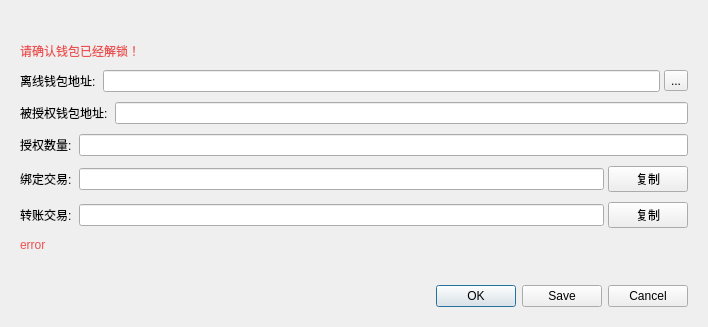
<?xml version="1.0" encoding="UTF-8"?>
<ui version="4.0">
 <class>OfflineMiningDialog</class>
 <widget class="QDialog" name="OfflineMiningDialog">
  <property name="geometry">
   <rect>
    <x>0</x>
    <y>0</y>
    <width>708</width>
    <height>327</height>
   </rect>
  </property>
  <property name="windowTitle">
   <string>Dialog</string>
  </property>
  <layout class="QVBoxLayout" name="verticalLayout">
   <property name="spacing">
    <number>10</number>
   </property>
   <property name="leftMargin">
    <number>20</number>
   </property>
   <property name="topMargin">
    <number>20</number>
   </property>
   <property name="rightMargin">
    <number>20</number>
   </property>
   <property name="bottomMargin">
    <number>20</number>
   </property>
   <item>
    <spacer name="verticalSpacer_2">
     <property name="orientation">
      <enum>Qt::Vertical</enum>
     </property>
     <property name="sizeHint" stdset="0">
      <size>
       <width>20</width>
       <height>40</height>
      </size>
     </property>
    </spacer>
   </item>
   <item>
    <layout class="QVBoxLayout" name="verticalLayout_4">
     <property name="spacing">
      <number>4</number>
     </property>
     <item>
      <widget class="QLabel" name="label_6">
       <property name="styleSheet">
        <string notr="true">QLabel { color: #ec5151; }</string>
       </property>
       <property name="text">
        <string>请确认钱包已经解锁！</string>
       </property>
      </widget>
     </item>
    </layout>
   </item>
   <item>
    <layout class="QHBoxLayout" name="horizontalLayout">
     <property name="spacing">
      <number>4</number>
     </property>
     <item>
      <widget class="QLabel" name="label">
       <property name="text">
        <string>离线钱包地址: </string>
       </property>
      </widget>
     </item>
     <item>
      <widget class="QLineEdit" name="originAddrEdit"/>
     </item>
     <item>
      <widget class="QToolButton" name="toolButton">
       <property name="minimumSize">
        <size>
         <width>0</width>
         <height>0</height>
        </size>
       </property>
       <property name="maximumSize">
        <size>
         <width>16777215</width>
         <height>16777215</height>
        </size>
       </property>
       <property name="styleSheet">
        <string notr="true">QPushButton{ background-color: #2c2c2c;border-radius: 4px;border: none;}</string>
       </property>
       <property name="text">
        <string>...</string>
       </property>
       <property name="icon">
        <iconset resource="../bitcoin.qrc">
         <normaloff>:/res/newicons/address_book.png</normaloff>:/res/newicons/address_book.png</iconset>
       </property>
      </widget>
     </item>
    </layout>
   </item>
   <item>
    <layout class="QHBoxLayout" name="horizontalLayout_2">
     <property name="spacing">
      <number>4</number>
     </property>
     <item>
      <widget class="QLabel" name="label_2">
       <property name="text">
        <string>被授权钱包地址: </string>
       </property>
      </widget>
     </item>
     <item>
      <widget class="QLineEdit" name="bindAddrEdit"/>
     </item>
    </layout>
   </item>
   <item>
    <layout class="QHBoxLayout" name="horizontalLayout_3">
     <property name="spacing">
      <number>4</number>
     </property>
     <item>
      <widget class="QLabel" name="label_3">
       <property name="text">
        <string>授权数量: </string>
       </property>
      </widget>
     </item>
     <item>
      <widget class="QLineEdit" name="AmountEdit"/>
     </item>
    </layout>
   </item>
   <item>
    <widget class="QWidget" name="ResultVerticalWidget" native="true">
     <layout class="QVBoxLayout" name="verticalLayout_3">
      <property name="spacing">
       <number>10</number>
      </property>
      <property name="leftMargin">
       <number>0</number>
      </property>
      <property name="topMargin">
       <number>0</number>
      </property>
      <property name="rightMargin">
       <number>0</number>
      </property>
      <property name="bottomMargin">
       <number>0</number>
      </property>
      <item>
       <layout class="QHBoxLayout" name="horizontalLayout_4">
        <property name="spacing">
         <number>4</number>
        </property>
        <item>
         <widget class="QLabel" name="label_4">
          <property name="text">
           <string>绑定交易: </string>
          </property>
         </widget>
        </item>
        <item>
         <widget class="QLineEdit" name="txhexBindEdit"/>
        </item>
        <item>
         <widget class="QPushButton" name="BindCopyButton">
          <property name="text">
           <string>复制</string>
          </property>
         </widget>
        </item>
       </layout>
      </item>
      <item>
       <layout class="QHBoxLayout" name="horizontalLayout_5">
        <property name="spacing">
         <number>4</number>
        </property>
        <item>
         <widget class="QLabel" name="label_5">
          <property name="text">
           <string>转账交易: </string>
          </property>
         </widget>
        </item>
        <item>
         <widget class="QLineEdit" name="txhexTransEdit"/>
        </item>
        <item>
         <widget class="QPushButton" name="TransCopyButton">
          <property name="text">
           <string>复制</string>
          </property>
         </widget>
        </item>
       </layout>
      </item>
     </layout>
    </widget>
   </item>
   <item>
    <widget class="QWidget" name="ErrorVerticalWidget" native="true">
     <layout class="QVBoxLayout" name="verticalLayout_2">
      <property name="spacing">
       <number>4</number>
      </property>
      <property name="leftMargin">
       <number>0</number>
      </property>
      <property name="topMargin">
       <number>0</number>
      </property>
      <property name="rightMargin">
       <number>0</number>
      </property>
      <property name="bottomMargin">
       <number>0</number>
      </property>
      <item>
       <widget class="QLabel" name="Errorlabel">
        <property name="styleSheet">
         <string notr="true">QLabel { color: #ec5151; }</string>
        </property>
        <property name="text">
         <string>error</string>
        </property>
       </widget>
      </item>
     </layout>
    </widget>
   </item>
   <item>
    <spacer name="verticalSpacer">
     <property name="orientation">
      <enum>Qt::Vertical</enum>
     </property>
     <property name="sizeHint" stdset="0">
      <size>
       <width>20</width>
       <height>40</height>
      </size>
     </property>
    </spacer>
   </item>
   <item>
    <widget class="QDialogButtonBox" name="buttonBox">
     <property name="orientation">
      <enum>Qt::Horizontal</enum>
     </property>
     <property name="standardButtons">
      <set>QDialogButtonBox::Cancel|QDialogButtonBox::Ok|QDialogButtonBox::Save</set>
     </property>
    </widget>
   </item>
  </layout>
 </widget>
 <resources>
  <include location="../bitcoin.qrc"/>
 </resources>
 <connections>
  <connection>
   <sender>buttonBox</sender>
   <signal>accepted()</signal>
   <receiver>OfflineMiningDialog</receiver>
   <slot>accept()</slot>
   <hints>
    <hint type="sourcelabel">
     <x>248</x>
     <y>254</y>
    </hint>
    <hint type="destinationlabel">
     <x>157</x>
     <y>274</y>
    </hint>
   </hints>
  </connection>
  <connection>
   <sender>buttonBox</sender>
   <signal>rejected()</signal>
   <receiver>OfflineMiningDialog</receiver>
   <slot>reject()</slot>
   <hints>
    <hint type="sourcelabel">
     <x>316</x>
     <y>260</y>
    </hint>
    <hint type="destinationlabel">
     <x>286</x>
     <y>274</y>
    </hint>
   </hints>
  </connection>
 </connections>
</ui>
